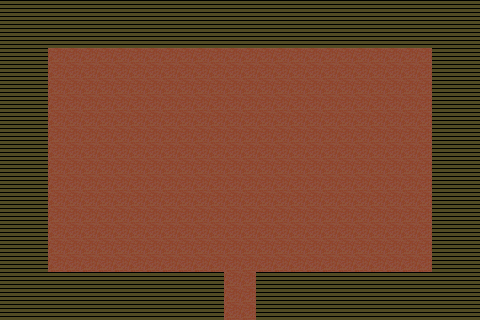

The image is a tile-based game level rendered from a .tmx file. Its description and complete source (layers, tilesets, objects, tile grids) follow:
An orthogonal 30x20 tile map with 16x16 px tiles, 2 tile layers (Ground, Walls).

<map version="1.9" tiledversion="1.9.2" orientation="orthogonal" renderorder="right-down" width="30" height="20" tilewidth="16" tileheight="16" infinite="0" nextlayerid="4" nextobjectid="1">
 <tileset firstgid="1" source="FreestyleRanch.tsx" />
 <layer id="1" name="Ground" width="30" height="20">
  <data encoding="csv">
11,11,11,11,11,11,11,11,11,11,11,11,11,11,11,11,11,11,11,11,11,11,11,11,11,11,11,11,11,11,
11,11,11,11,11,11,11,11,11,11,11,11,11,11,11,11,11,11,11,11,11,11,11,11,11,11,11,11,11,11,
11,11,11,11,11,11,11,11,11,11,11,11,11,11,11,11,11,11,11,11,11,11,11,11,11,11,11,11,11,11,
11,11,11,11,11,11,11,11,11,11,11,11,11,11,11,11,11,11,11,11,11,11,11,11,11,11,11,11,11,11,
11,11,11,11,11,11,11,11,11,11,11,11,11,11,11,11,11,11,11,11,11,11,11,11,11,11,11,11,11,11,
11,11,11,11,11,11,11,11,11,11,11,11,11,11,11,11,11,11,11,11,11,11,11,11,11,11,11,11,11,11,
11,11,11,11,11,11,11,11,11,11,11,11,11,11,11,11,11,11,11,11,11,11,11,11,11,11,11,11,11,11,
11,11,11,11,11,11,11,11,11,11,11,11,11,11,11,11,11,11,11,11,11,11,11,11,11,11,11,11,11,11,
11,11,11,11,11,11,11,11,11,11,11,11,11,11,11,11,11,11,11,11,11,11,11,11,11,11,11,11,11,11,
11,11,11,11,11,11,11,11,11,11,11,11,11,11,11,11,11,11,11,11,11,11,11,11,11,11,11,11,11,11,
11,11,11,11,11,11,11,11,11,11,11,11,11,11,11,11,11,11,11,11,11,11,11,11,11,11,11,11,11,11,
11,11,11,11,11,11,11,11,11,11,11,11,11,11,11,11,11,11,11,11,11,11,11,11,11,11,11,11,11,11,
11,11,11,11,11,11,11,11,11,11,11,11,11,11,11,11,11,11,11,11,11,11,11,11,11,11,11,11,11,11,
11,11,11,11,11,11,11,11,11,11,11,11,11,11,11,11,11,11,11,11,11,11,11,11,11,11,11,11,11,11,
11,11,11,11,11,11,11,11,11,11,11,11,11,11,11,11,11,11,11,11,11,11,11,11,11,11,11,11,11,11,
11,11,11,11,11,11,11,11,11,11,11,11,11,11,11,11,11,11,11,11,11,11,11,11,11,11,11,11,11,11,
11,11,11,11,11,11,11,11,11,11,11,11,11,11,11,11,11,11,11,11,11,11,11,11,11,11,11,11,11,11,
11,11,11,11,11,11,11,11,11,11,11,11,11,11,11,11,11,11,11,11,11,11,11,11,11,11,11,11,11,11,
11,11,11,11,11,11,11,11,11,11,11,11,11,11,11,11,11,11,11,11,11,11,11,11,11,11,11,11,11,11,
11,11,11,11,11,11,11,11,11,11,11,11,11,11,11,11,11,11,11,11,11,11,11,11,11,11,11,11,11,11
</data>
 </layer>
 <layer id="2" name="Walls" width="30" height="20">
  <data encoding="csv">
6,6,6,6,6,6,6,6,6,6,6,6,6,6,6,6,6,6,6,6,6,6,6,6,6,6,6,6,6,6,
6,6,6,6,6,6,6,6,6,6,6,6,6,6,6,6,6,6,6,6,6,6,6,6,6,6,6,6,6,6,
6,6,6,6,6,6,6,6,6,6,6,6,6,6,6,6,6,6,6,6,6,6,6,6,6,6,6,6,6,6,
6,6,6,0,0,0,0,0,0,0,0,0,0,0,0,0,0,0,0,0,0,0,0,0,0,0,0,6,6,6,
6,6,6,0,0,0,0,0,0,0,0,0,0,0,0,0,0,0,0,0,0,0,0,0,0,0,0,6,6,6,
6,6,6,0,0,0,0,0,0,0,0,0,0,0,0,0,0,0,0,0,0,0,0,0,0,0,0,6,6,6,
6,6,6,0,0,0,0,0,0,0,0,0,0,0,0,0,0,0,0,0,0,0,0,0,0,0,0,6,6,6,
6,6,6,0,0,0,0,0,0,0,0,0,0,0,0,0,0,0,0,0,0,0,0,0,0,0,0,6,6,6,
6,6,6,0,0,0,0,0,0,0,0,0,0,0,0,0,0,0,0,0,0,0,0,0,0,0,0,6,6,6,
6,6,6,0,0,0,0,0,0,0,0,0,0,0,0,0,0,0,0,0,0,0,0,0,0,0,0,6,6,6,
6,6,6,0,0,0,0,0,0,0,0,0,0,0,0,0,0,0,0,0,0,0,0,0,0,0,0,6,6,6,
6,6,6,0,0,0,0,0,0,0,0,0,0,0,0,0,0,0,0,0,0,0,0,0,0,0,0,6,6,6,
6,6,6,0,0,0,0,0,0,0,0,0,0,0,0,0,0,0,0,0,0,0,0,0,0,0,0,6,6,6,
6,6,6,0,0,0,0,0,0,0,0,0,0,0,0,0,0,0,0,0,0,0,0,0,0,0,0,6,6,6,
6,6,6,0,0,0,0,0,0,0,0,0,0,0,0,0,0,0,0,0,0,0,0,0,0,0,0,6,6,6,
6,6,6,0,0,0,0,0,0,0,0,0,0,0,0,0,0,0,0,0,0,0,0,0,0,0,0,6,6,6,
6,6,6,0,0,0,0,0,0,0,0,0,0,0,0,0,0,0,0,0,0,0,0,0,0,0,0,6,6,6,
6,6,6,6,6,6,6,6,6,6,6,6,6,6,0,0,6,6,6,6,6,6,6,6,6,6,6,6,6,6,
6,6,6,6,6,6,6,6,6,6,6,6,6,6,0,0,6,6,6,6,6,6,6,6,6,6,6,6,6,6,
6,6,6,6,6,6,6,6,6,6,6,6,6,6,0,0,6,6,6,6,6,6,6,6,6,6,6,6,6,6
</data>
 </layer>
 <objectgroup id="3" name="Triggers" />
</map>